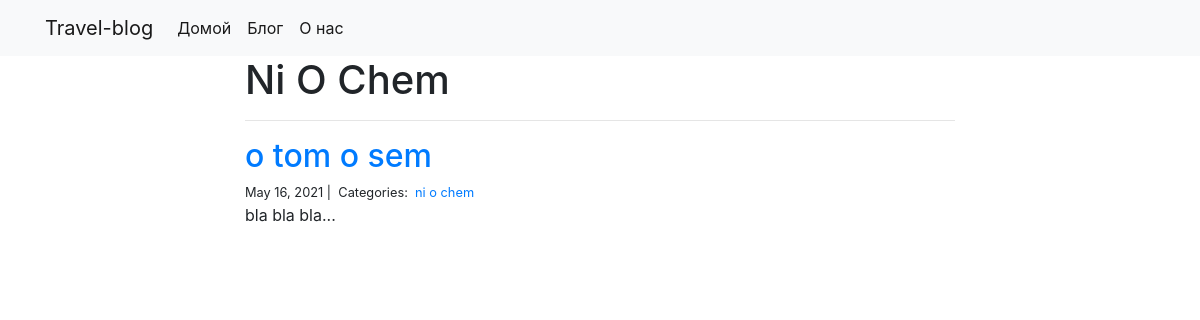
/blog/ni o chem/, run on the app's committed database.
### blog/models.py (models this page shows)
class Category(models.Model):
    name = models.CharField(max_length=20)

class Post(models.Model):
    title = models.CharField(max_length=255)
    body = models.TextField()
    created_on = models.DateTimeField(auto_now_add=True)
    last_modified = models.DateTimeField(auto_now=True)
    categories = models.ManyToManyField("Category", related_name="posts")

### blog/views.py (the view)
# urls.py: path("<category>/", views.blog_category, name="blog_category"),
def blog_category(request, category):
    posts = Post.objects.filter(categories__name__contains=category).order_by(
        "-created_on"
    )
    context = {"category": category, "posts": posts}
    return render(request, "blog_category.html", context)

### blog/templates/blog_category.html
{% extends "base.html" %}
 {% block page_content %}
 <div class="col-md-8 offset-md-2">
     <h1>{{ category | title }}</h1>
     <hr>
     {% for post in posts %}
         <h2><a href="{% url 'blog_detail' post.pk%}">{{ post.title }}</a></h2>
         <small>
             {{ post.created_on.date }} |&nbsp;
            Categories:&nbsp;
            {% for category in post.categories.all %}
            <a href="{% url 'blog_category' category.name %}">
                {{ category.name }}
            </a>&nbsp;
            {% endfor %}
        </small>
        <p>{{ post.body | slice:":400" }}...</p>
    {% endfor %}
</div>
{% endblock %}

### data on the page
Category: name "Ni O Chem", name "ni o chem"
Post: title "o tom o sem", created_on "May 16, 2021", body "bla bla bla"
